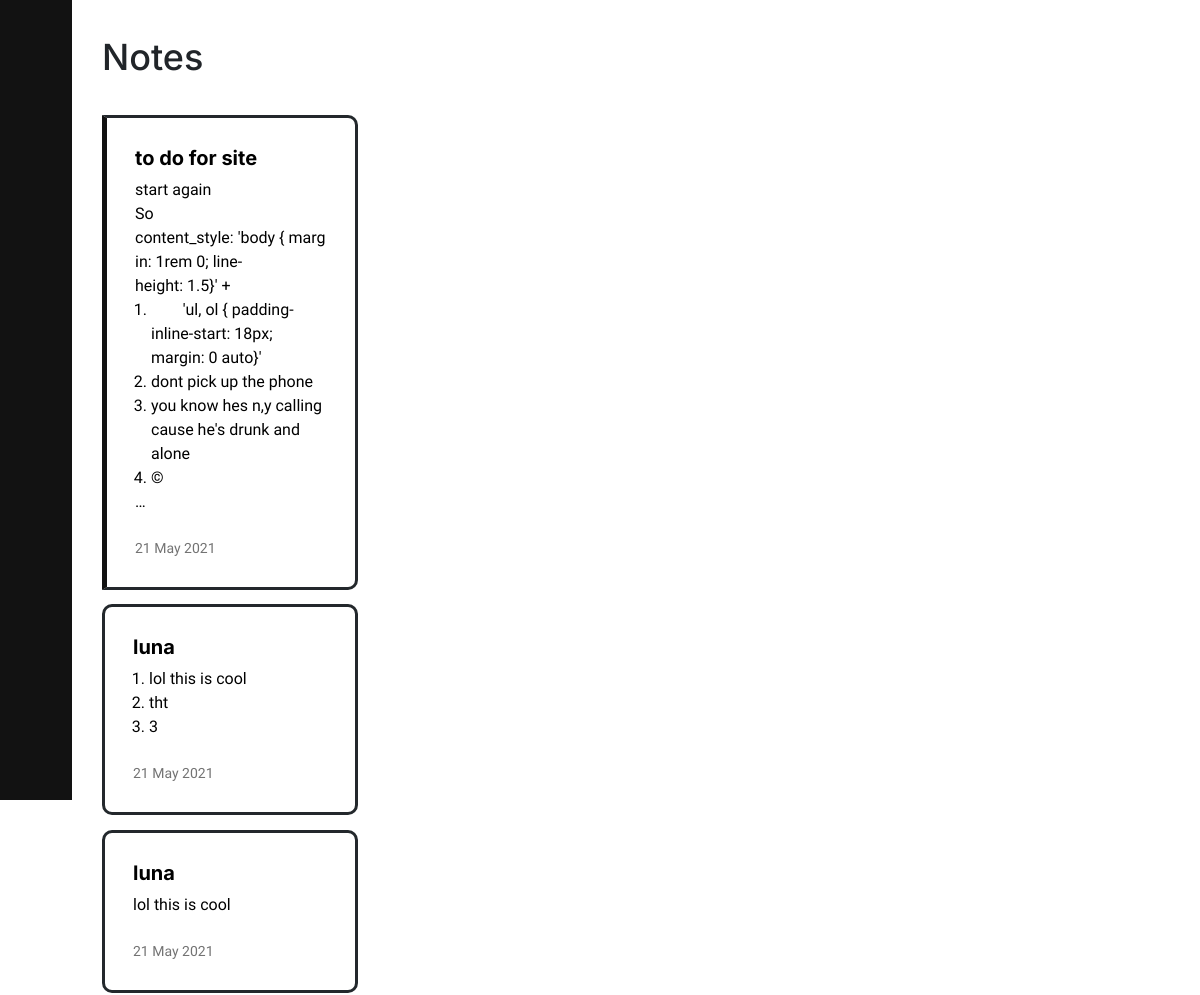
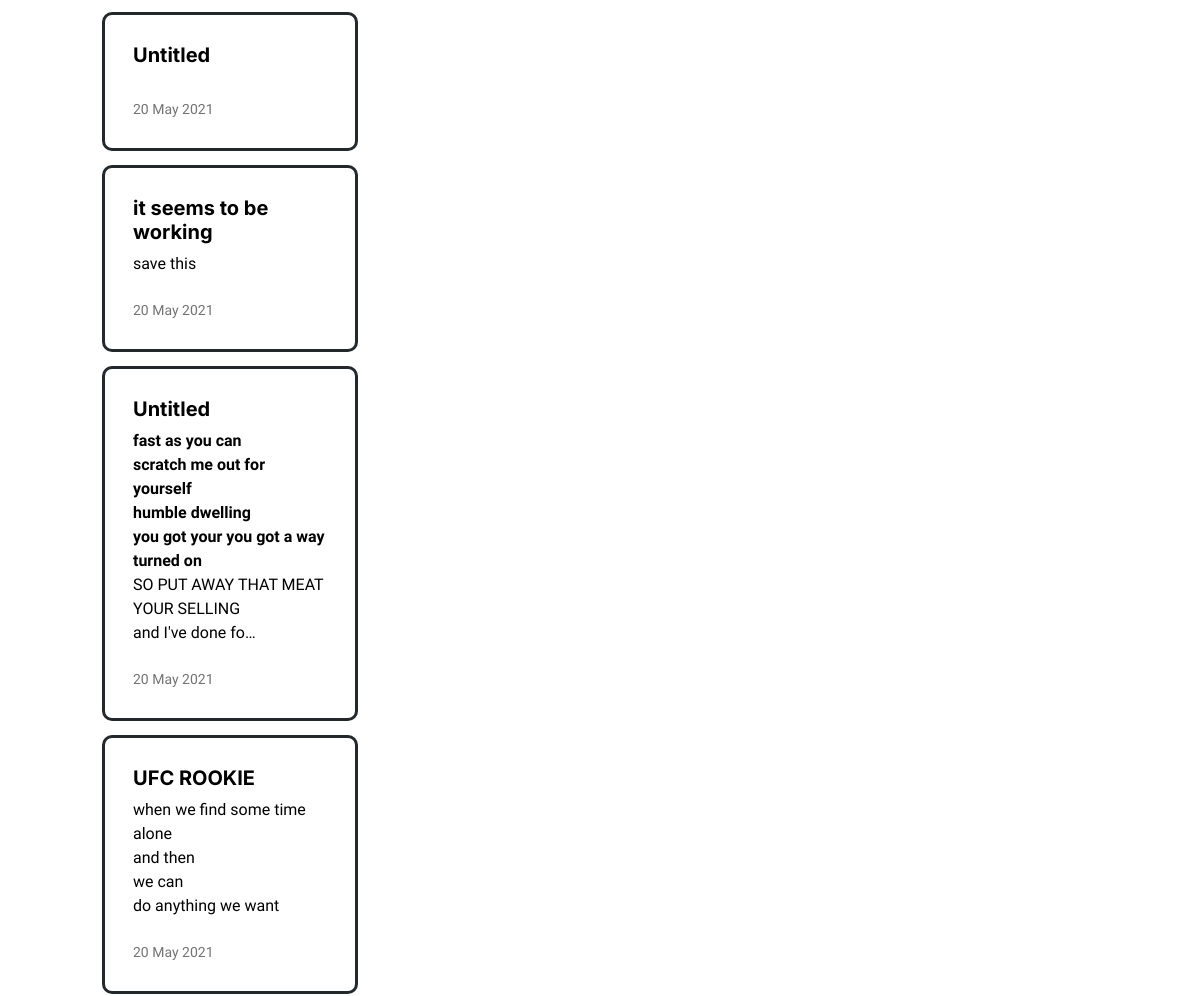
Page /notes/ (signed in, upper part) on the earlier database version (2 pictures, top to bottom).
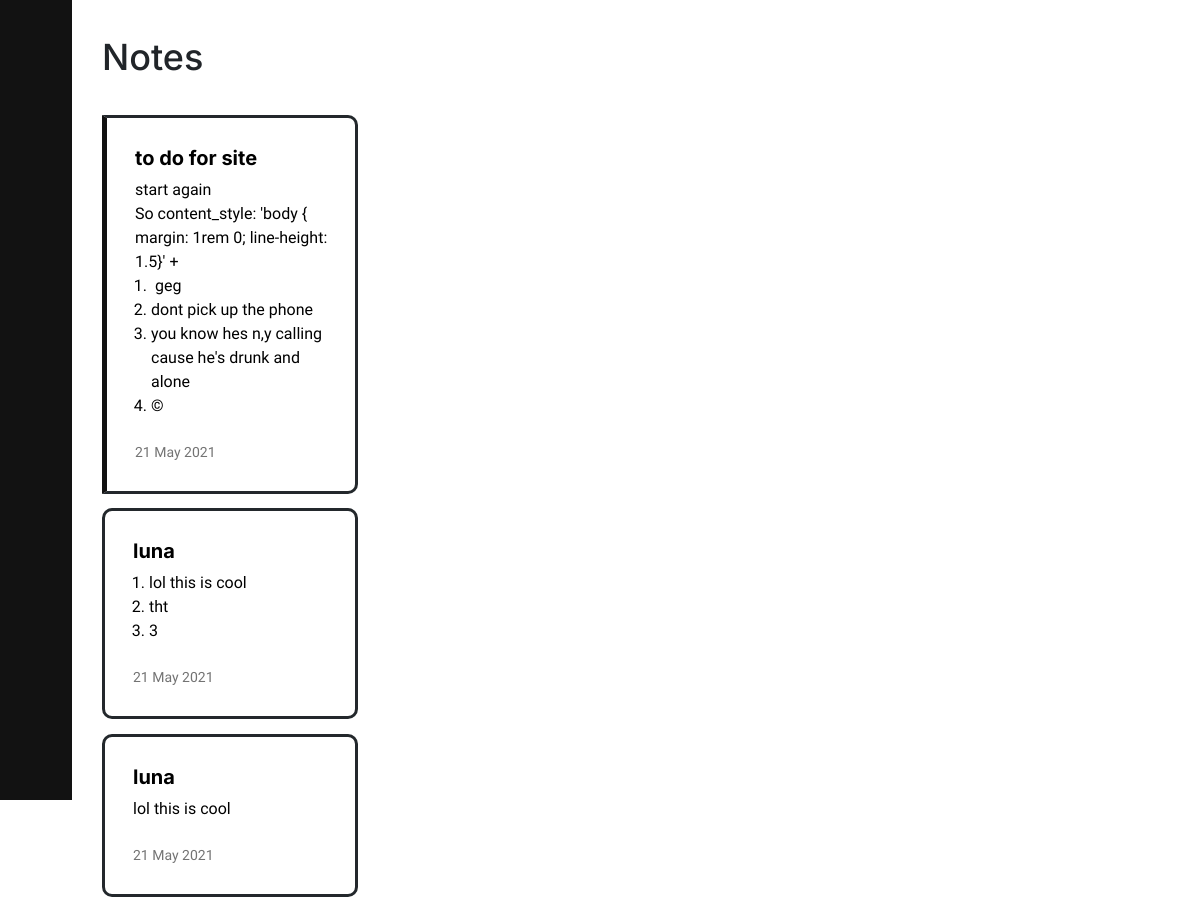
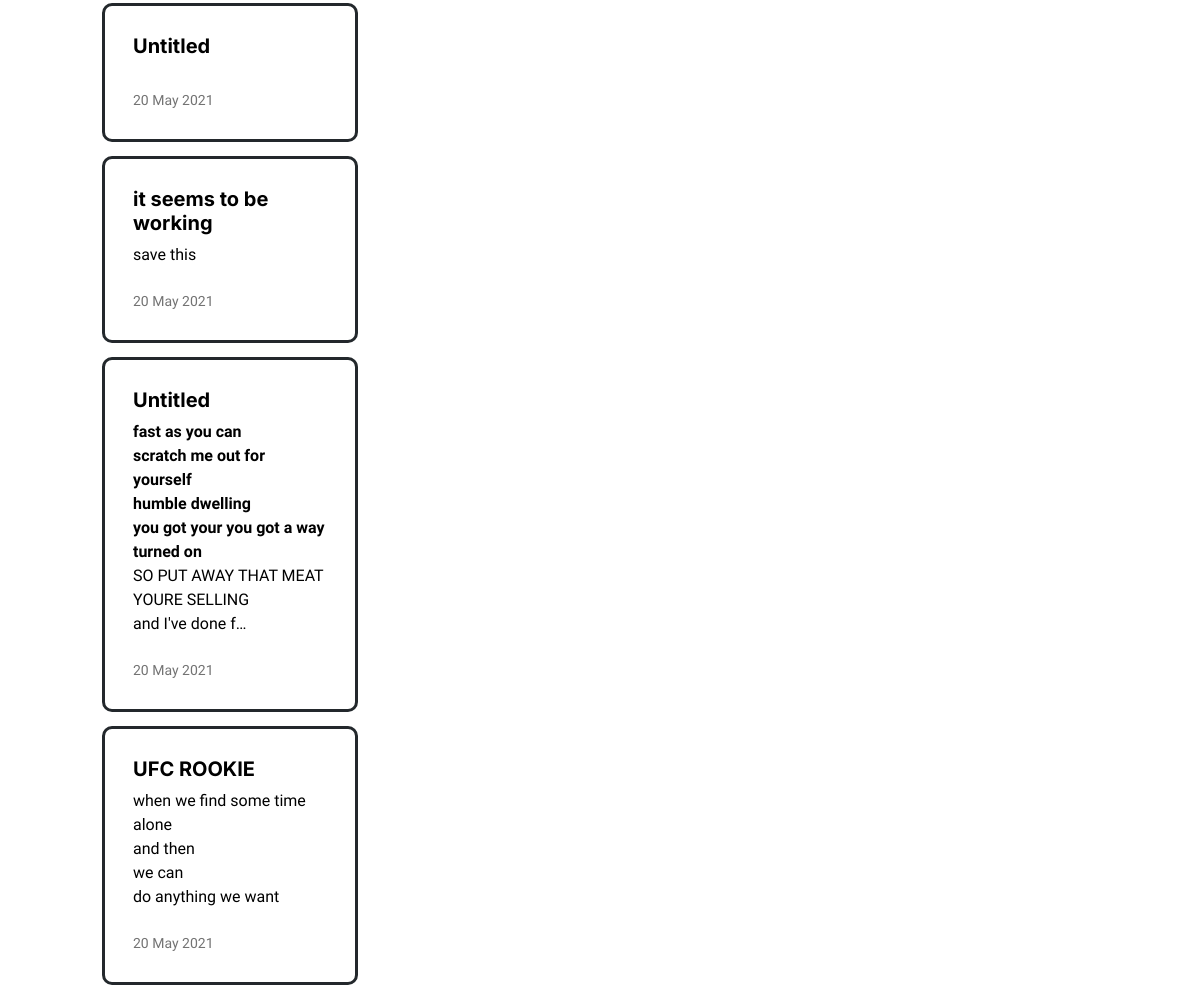
Same page on the later database version (2 pictures, top to bottom).
### notes/models.py (models this page shows, shortened)
class Note(models.Model):
    title = models.TextField(max_length=100, blank=True)
    text = HTMLField(blank=True)
    date = models.DateTimeField(auto_now_add=True)
    important = models.BooleanField(default=False)
    archive = models.BooleanField(default=False)
    user = models.ForeignKey(User, on_delete=models.CASCADE)

### notes/views.py (the view)
# urls.py: path('notes/', views.all_notes, name='all_notes'),
def all_notes(request):
    if request.user.is_authenticated:
        usernotes = Note.objects.filter(user=request.user, archive=False).order_by('-date')
        active = 'noteLink'
        return render(request, 'notes/notes.html', {'notes': usernotes, 'active': active})
    else:
        return redirect('home')

### notes/templates/notes/notes.html (shortened to what this page needs)
{% extends "notes/base.html" %}
{% load static %}

### notes/templates/notes/base.html (shortened to what this page needs)
{% load static %}
<!DOCTYPE html>
<html>
<head>
	<link rel="stylesheet" href="https://stackpath.bootstrapcdn.com/bootstrap/4.5.0/css/bootstrap.min.css">
	<link rel="stylesheet" type="text/css" href="{% static 'notes/style.css' %}">
	{% if user.is_authenticated %}
	<link rel="stylesheet" type="text/css" href="{% static 'notes/notes.css' %}">
	{% endif %}
</head>
<body>
	{% block content %}
	{% if user.is_authenticated %}
	<div class="container-fluid">
		<div class="row" id="mainRow">
			<div class="col-xs-12 col-sm-1" id="menu">
				<nav>
					<div id="links">
					</div>
				</nav>
			</div>
			<div class="col-xs-12 col-sm-11" id="content">
				<div class="container">
					{% if note %}
					{% block note %}{% endblock note %}
					{% else %}
						<h1>{% block page_title %}Notes{% endblock page_title %}</h1>
						{% if notes %}
						<div id="notes">
							<ul>
								{% for note in notes %}
								<li class="note {% if note.important %} important{% endif %}">
									<a href="{% url 'note' note.id %}">
										<div class="note-info">
											<div class="note-content">
												<h5><b>{{ note.title }}</b></h5>
												{% if note.text %}
												<div class="note-text">{{ note.text|safe|truncatechars:300 }}</div>
												{% endif %}
											</div>
											<div class="date">{{ note.date|date:'d M Y' }}</div>
										</div>
									</a>
								</li>
								{% endfor %}
							</ul>
						</div>
						{% else %}
						<div class="noNotes">{% block no_notes %}{% endblock no_notes %}</div>
						{% endif %}
					{% endif %}
				</div>
			</div>
		</div>
	</div>
	{% endif %}
	{% endblock content%}
</body>
</html>

Differences in the rows shown:
changed Note "to do for site": text "…0; line-height: 1.5}' + 'ul, ol { padding-inline-start: 18px; margin: 0 auto}' dont pick up the phone you know hes n,y calling cause he's drunk and alone © …" → "start again So content_style: 'body { margin: 1rem 0; line-height: 1.5}' + geg dont pick up the phone you know hes n,y calling cause he's drunk and alone ©"
changed Note: text "fast as you can scratch me out for yourself humble dwelling you got your you got a way turned on SO PUT AWAY THAT MEAT YOUR SELLING and I've done fo…" → "fast as you can scratch me out for yourself humble dwelling you got your you got a way turned on SO PUT AWAY THAT MEAT YOURE SELLING and I've done f…"
